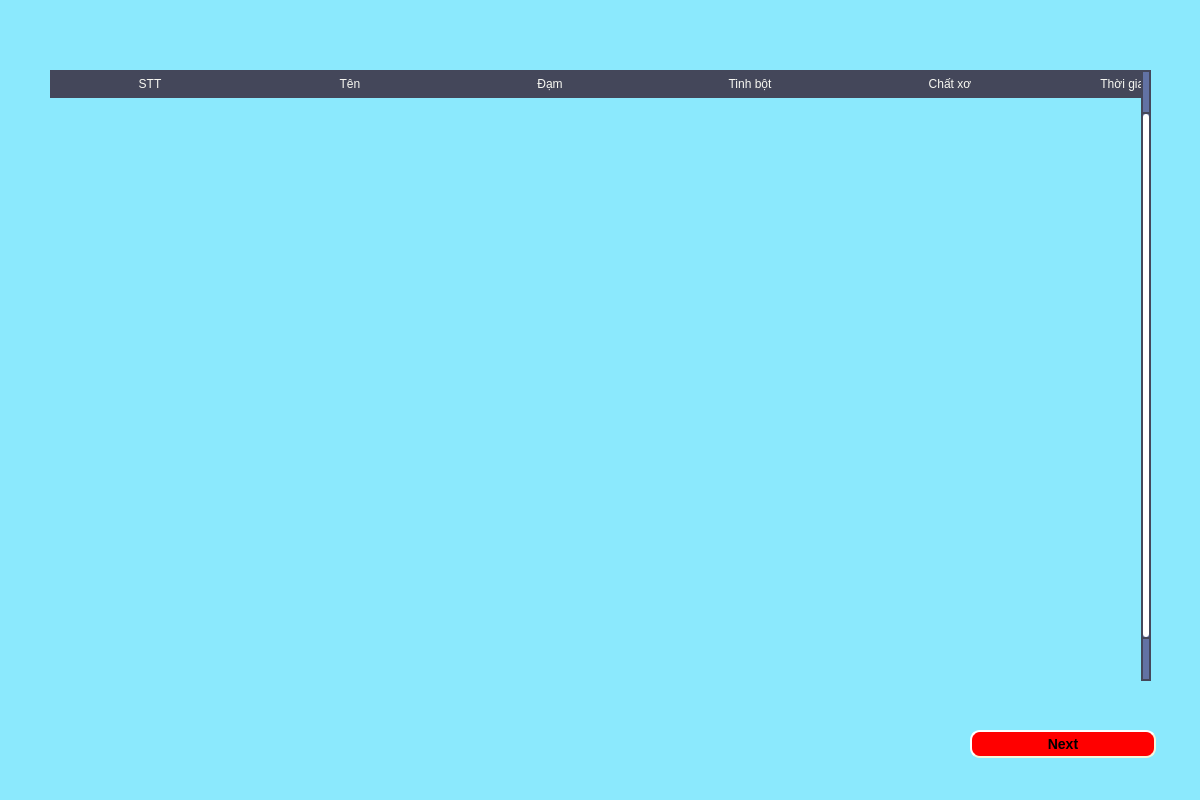
<?xml version="1.0" encoding="UTF-8"?>
<ui version="4.0">
 <class>Form</class>
 <widget class="QWidget" name="Form">
  <property name="geometry">
   <rect>
    <x>0</x>
    <y>0</y>
    <width>1200</width>
    <height>800</height>
   </rect>
  </property>
  <property name="windowTitle">
   <string>Form</string>
  </property>
  <property name="styleSheet">
   <string notr="true">QWidget#Form{
background: rgb(139, 233, 253);
}
QTableWidget{
border: none;
background-color: rgba(255, 255, 255, 0);
}
QTableWidget::item{
background-color: rgb(255, 255, 255);
font: 12pt &quot;MS Shell Dlg 2&quot;;
border-bottom: 1px solid rgb(68, 71, 90);
border-left: 1px solid rgb(68, 71, 90);
color: rgb(40, 42, 48);
padding-left: 5px;
}
QTableWidget QHeaderView::section{
background-color: rgb(68, 71, 90);
border: none;
color: rgb(248, 248, 242);
font: 12pt &quot;MS Shell Dlg 2&quot;;
padding: 5px;
}
QTableWidget::item:selected {
background: rgba(40, 42, 54, 50);
}
QScrollBar:vertical {
border: 2px solid rgb(68, 71, 90);
background: rgb(98, 114, 164);
width: 10px;
margin: 42px 0 42px 0;
}
QScrollBar::handle:vertical {
background: white;
min-height: 20px;
border-radius: 3px;
}
QScrollBar::add-line:vertical {
border: 2px solid rgb(68, 71, 90);
background: rgb(98, 114, 164);
height: 40px;
subcontrol-position: bottom;
subcontrol-origin: margin;
}

QScrollBar::sub-line:vertical {
border: 2px solid rgb(68, 71, 90);
background: rgb(98, 114, 164);
height: 40px;
subcontrol-position: top;
subcontrol-origin: margin;
}
QScrollBar::up-arrow:vertical, QScrollBar::down-arrow:vertical {
none;
}
QScrollBar::add-page:vertical, QScrollBar::sub-page:vertical {
background: none;
}

QPushButton {
    background-color: red;
    border-style: outset;
    border-width: 2px;
    border-radius: 10px;
    border-color: beige;
    font: bold 14px;
    min-width: 10em;
    padding: 6px;
}
QPushButton:pressed {
    background-color: rgb(224, 0, 0);
    border-style: inset;
}</string>
  </property>
  <widget class="QPushButton" name="pushButton">
   <property name="geometry">
    <rect>
     <x>970</x>
     <y>730</y>
     <width>186</width>
     <height>28</height>
    </rect>
   </property>
   <property name="text">
    <string>Next</string>
   </property>
  </widget>
  <widget class="QTableWidget" name="tableWidget">
   <property name="geometry">
    <rect>
     <x>50</x>
     <y>70</y>
     <width>1101</width>
     <height>611</height>
    </rect>
   </property>
   <property name="verticalScrollBarPolicy">
    <enum>Qt::ScrollBarAlwaysOn</enum>
   </property>
   <property name="horizontalScrollBarPolicy">
    <enum>Qt::ScrollBarAlwaysOff</enum>
   </property>
   <attribute name="horizontalHeaderDefaultSectionSize">
    <number>200</number>
   </attribute>
   <column>
    <property name="text">
     <string>STT</string>
    </property>
   </column>
   <column>
    <property name="text">
     <string>Tên</string>
    </property>
   </column>
   <column>
    <property name="text">
     <string>Đạm</string>
    </property>
   </column>
   <column>
    <property name="text">
     <string>Tinh bột</string>
    </property>
   </column>
   <column>
    <property name="text">
     <string>Chất xơ</string>
    </property>
   </column>
   <column>
    <property name="text">
     <string>Thời gian chế biến</string>
    </property>
   </column>
   <column>
    <property name="text">
     <string>Calories</string>
    </property>
   </column>
   <column>
    <property name="text">
     <string>Link</string>
    </property>
   </column>
  </widget>
 </widget>
 <resources/>
 <connections/>
</ui>
